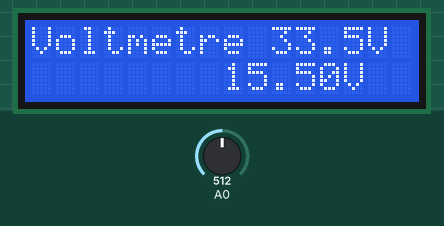
Recording of a sketch running on a simulated Arduino Uno, built with avr-gcc and run on an emulated ATmega328P. Parts: 16×2 character LCD. The test bench sets the inputs (shaded band); at power-on: A0 = 512. What the sketch prints to the serial monitor is not drawn.

Above: at 1.2 s.
1.3 s: A0 set to 342
At 2.3 s:
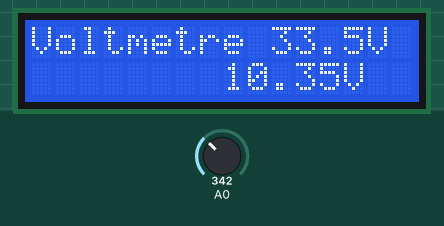
3.0 s: A0 set to 312
At 3.7 s:
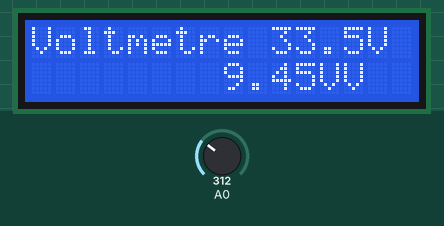
4.5 s: A0 set to 306
At 5.0 s:
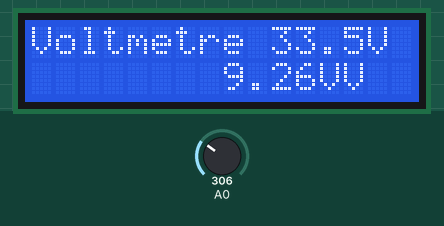
Timing chart, 0 to 7.5 s (numbered marks = the images above; inputs shaded):
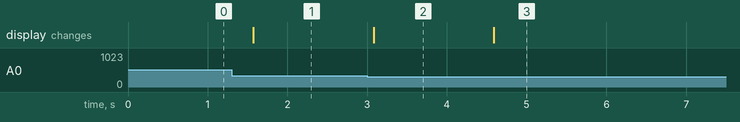

Measured:
- the behaviour switches between 331 and 330 on A0 (found by bisection; images 1 and 2)
- after the input at 1.3 s, the display: changes after 0.27 s (image 1)
- after the input at 3.0 s, the display: changes after 0.08 s (image 2)
- after the input at 4.5 s, the display: changes after 0.09 s (image 3)

The sketch:

tp3.ino
```cpp
/*
TP3
*/
#include <LiquidCrystal.h>

#define PASVOLT (float)(5.0F / 1024.0F)
const int rs = 12, en = 11, d4 = 5, d5 = 4, d6 = 3, d7 = 2;
LiquidCrystal lcd(rs, en, d4, d5, d6, d7);

void setup() {
  // put your setup code here, to run once:
  Serial.begin(250000);
  lcd.begin(16, 2);
  lcd.print("Voltmetre 33.5V");
}

void loop() {
  unsigned int val = analogRead(A0);
  Serial.print("Val : ");
  Serial.println(val);

  // float pasSortie=31.0F/4.6268F;  // Tension d'entrée 31V pour 4,62V en entrée Arduino suivant le pont DIV
  float pasSortie=31.0F/5.0F;
  Serial.print("Tension : ");
  Serial.println((val * PASVOLT) * pasSortie);
  float tensionSortie = (val * PASVOLT) * pasSortie;

  lcd.setCursor(8,1);
  lcd.print(tensionSortie);
  lcd.print("V");

  delay(500);
}
```
